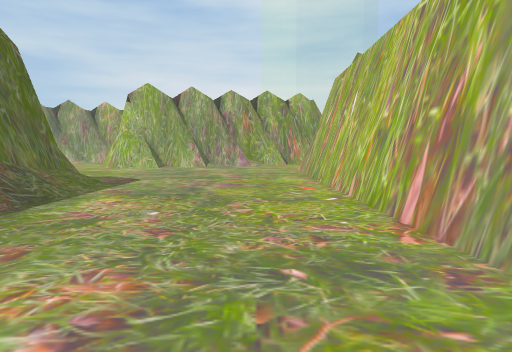
View 1 (above)

12 first-person views from a walk through a Unity game level. The camera is 1.4 m above the floor, tilts 4° down and sees 70° across. The floor is counted in squares, 1.8 m on a side. Each view is taken from the middle of a square. On the plan, view 1 faces up. The plan holds only what a view shows up to about 12 squares ahead; the rest is blank. The place goes on beyond the plan. The player is left out. Some animated figures are not drawn.

View 2
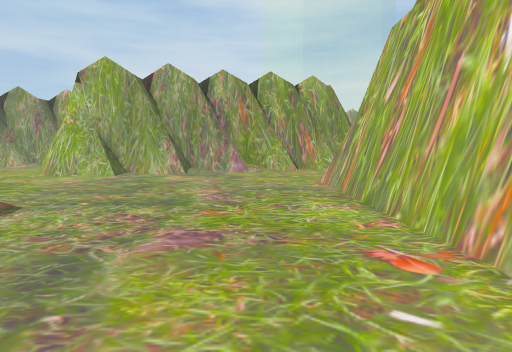

View 3
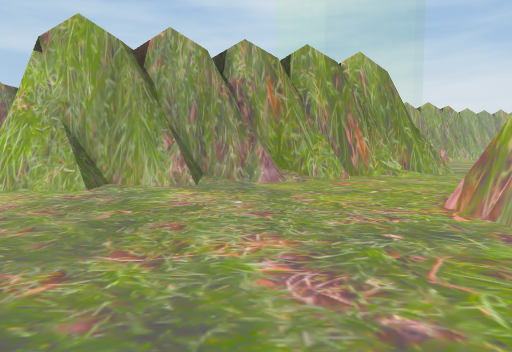

View 4
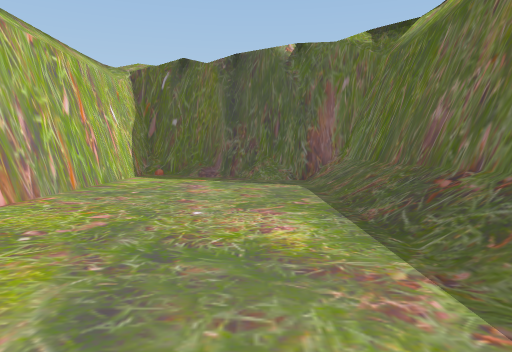

View 5
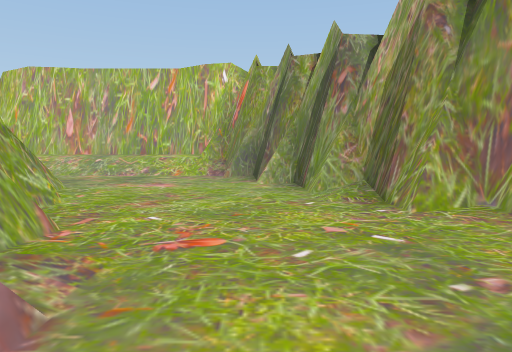

View 6
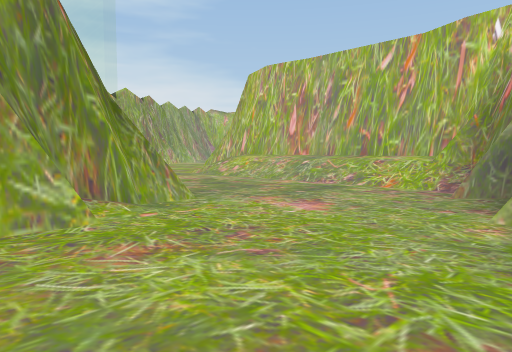

View 7
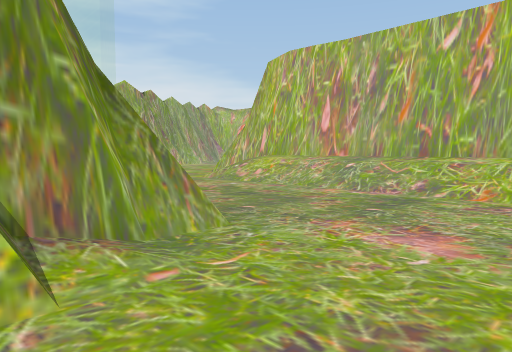

View 8
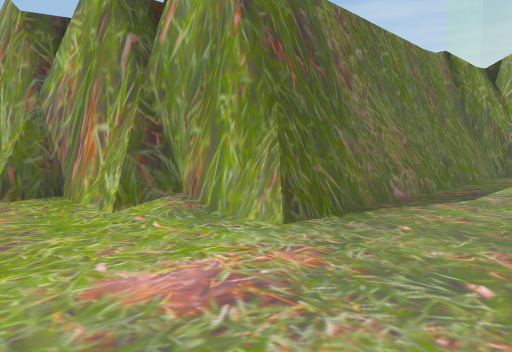

View 9
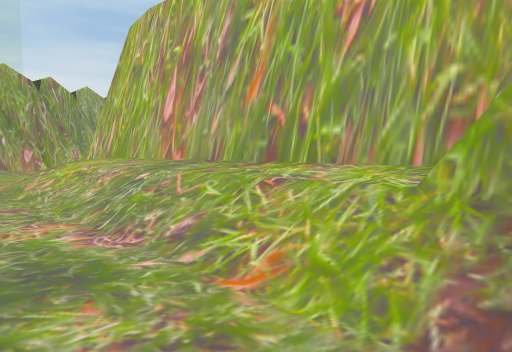

View 10
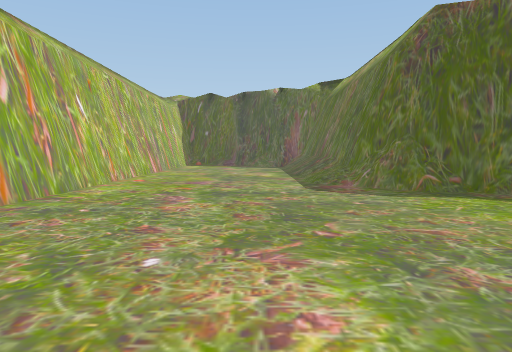

View 11
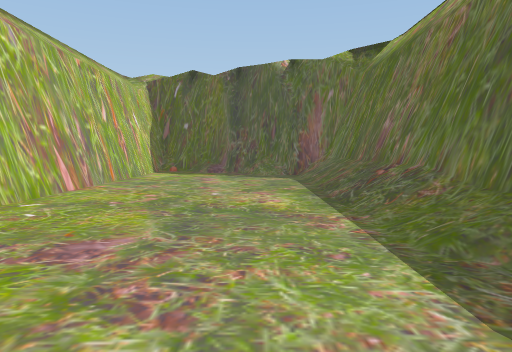

View 12
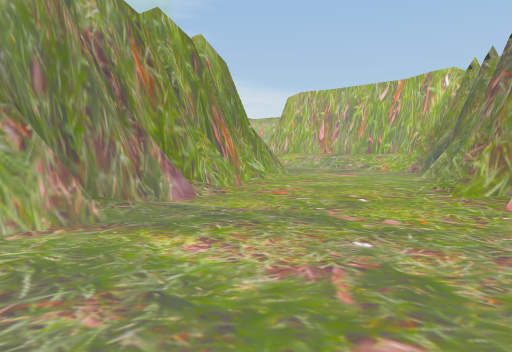

### Floor plan
Key: @ floor where view 1 was taken; # wall or solid block; . main floor; : floor 1 m higher than the main floor; / step, stairs or slope.
Columns run from 5 left of view 1 to 12 right of it. Each row starts with its distance up from view 1.
 27           #.  .. #
 26           #.. .//#
 25           #..../:#
 24           #..../:#
 23           #..../:#
 22          ##..../:#
 21         ###..../:#
 20       ###....../:#
 19     ###........//#
 18   ###........./###
 17 ###..........###
 16 ..........####
 15 ........####
 14 .......##
 13 .......#
 12 .......#
 11 .......#
 10 /......#
  9 #/.....#
  8 #/.....#
  7 #/.....#
  6 #/.....#
  5 #/.....#
  4 #/.....#
  3 #/.....#
  2 #/.....#
  1 #/.....#
  0 #/...@.#
 -1 ###/...#
 -2   ###/.#
 -3     ####

Where each view was taken, in squares from view 1:
view 1: 0 up, 0 right, facing up
view 2: 5 up, 0 right, facing up
view 3: 9 up, 1 left, facing up
view 4: 9 up, 2 left, facing down
view 5: 17 up, 2 left, facing right
view 6: 16 up, 2 right, facing up-right
view 7: 18 up, 3 right, facing up-right
view 8: 18 up, 8 right, facing up-left
view 9: 18 up, 8 right, facing up-right
view 10: 17 up, 2 left, facing down
view 11: 11 up, 2 left, facing down
view 12: 13 up, 4 left, facing up-right
